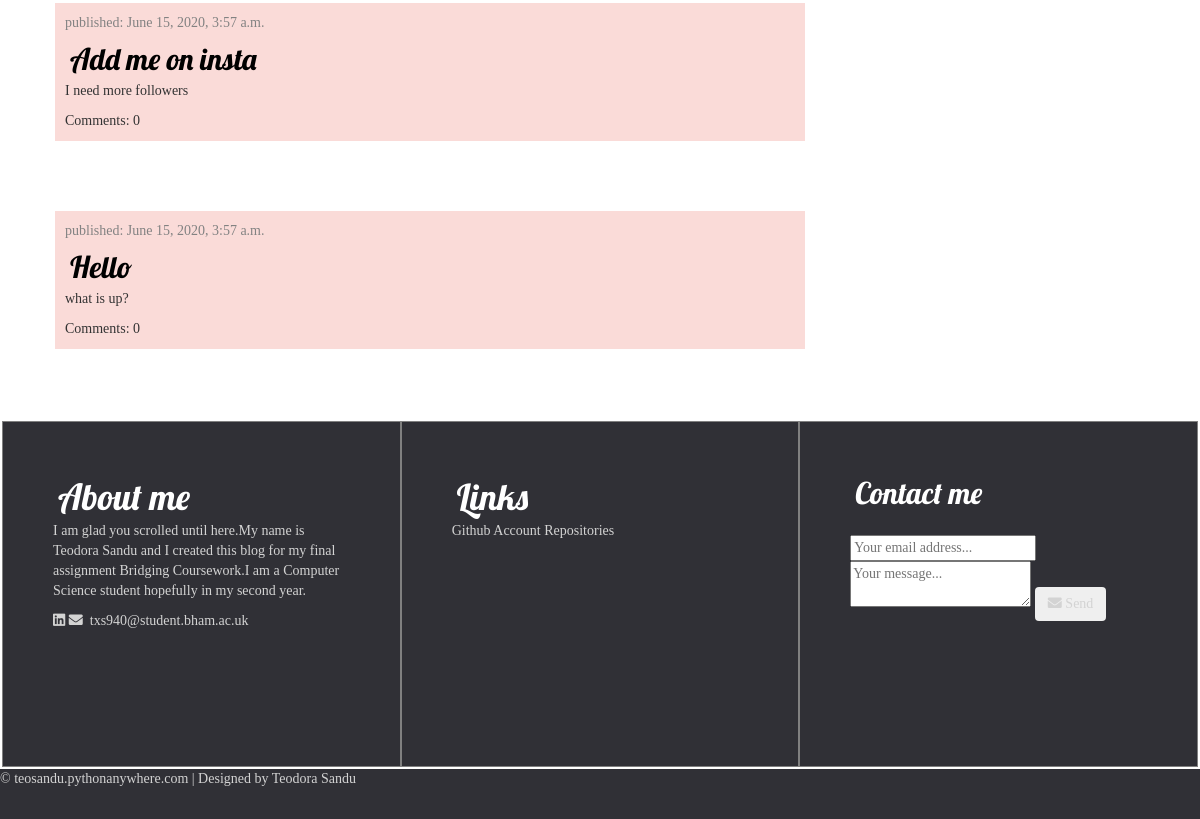
The app's page / (lower part), older data.
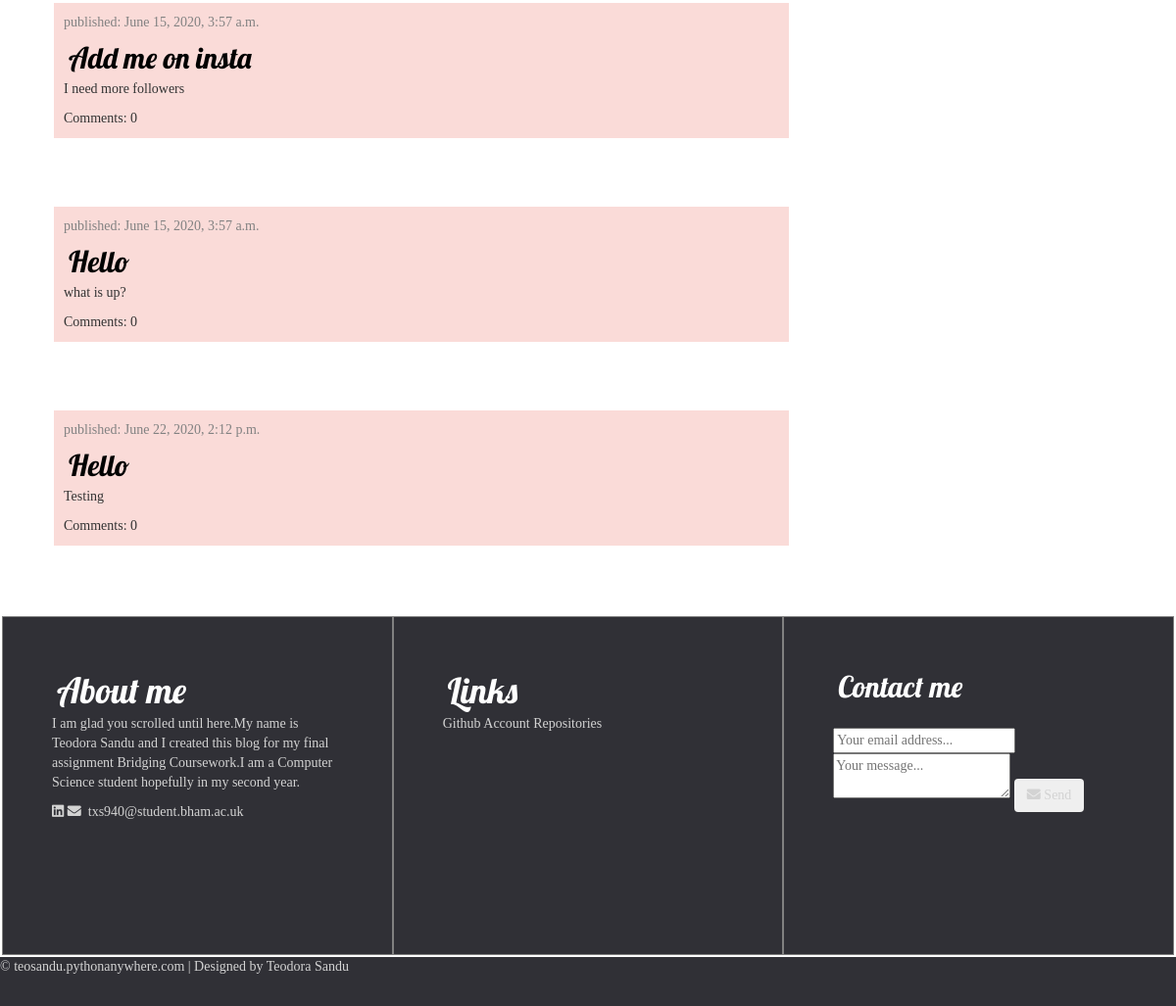
The same page, newer data.
### blog/models.py (models this page shows, shortened)
class Post(models.Model):
    author = models.ForeignKey(settings.AUTH_USER_MODEL, on_delete=models.CASCADE)
    title = models.CharField(max_length=200)
    text = models.TextField()
    created_date = models.DateTimeField(default=timezone.now)
    published_date = models.DateTimeField(blank=True, null=True)
    def approved_comments(self):
        return self.comments.filter(approved_comment=True)

### blog/views.py (the view)
# urls.py: path('', views.post_list, name='post_list'),
def post_list(request):
    posts = Post.objects.filter(published_date__lte=timezone.now()).order_by('published_date')
    return render(request, 'blog/post_list.html', {'posts': posts})

### blog/templates/blog/post_list.html (shortened to what this page needs)
{% extends 'blog/base.html' %}
{% load static %}
    {% block content%}
        {% for post in posts %}
                <div class="post">
                    <div class="date">
                        <p>published: {{ post.published_date }}</p>
                    </div>
                    <h2><a href="{% url 'post_detail' pk=post.pk %}">{{ post.title }}</a></h2>
                    <p>{{ post.text|linebreaksbr }}</p>
                    <a href="{% url 'post_detail' pk=post.pk %}">Comments: {{ post.approved_comments.count }}</a>
                </div>
        {% endfor %}
    {% endblock %}

Row changes from the older to the newer data that the page shows:
added Post: published_date "June 22, 2020, 2:12 p.m.", title "Hello", text "Testing", approved_comments.count "0"
